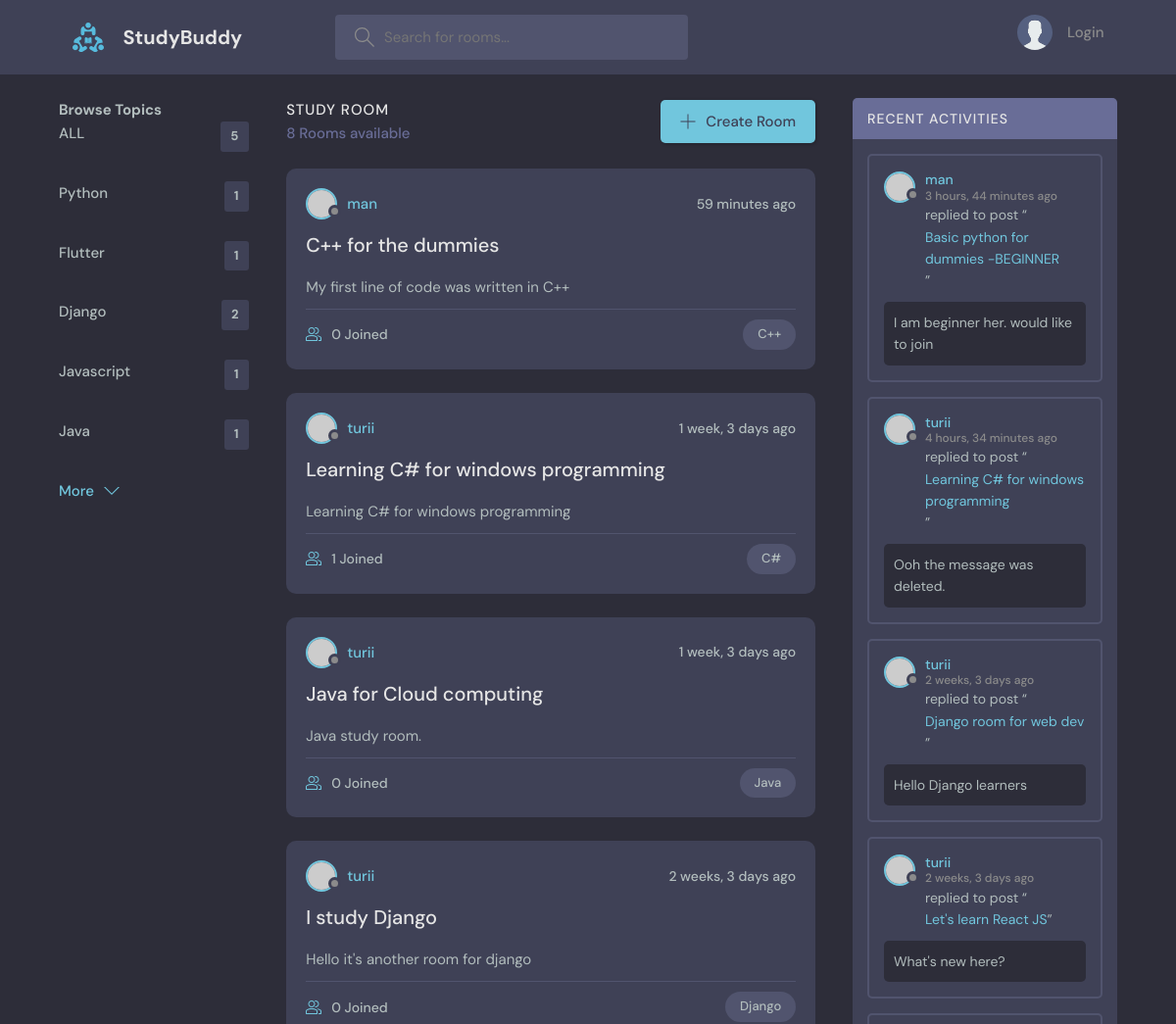
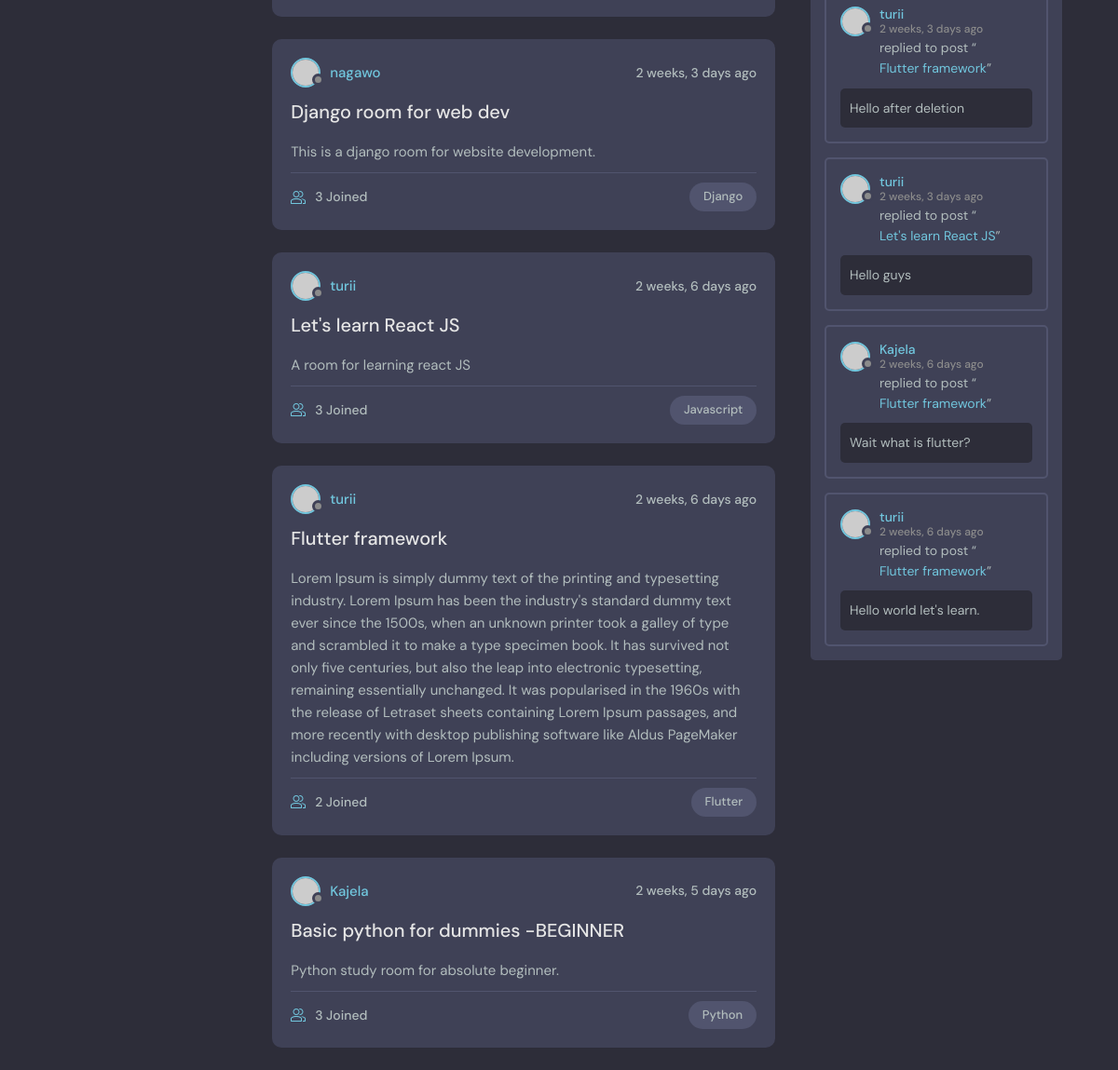
The page / on the database its author committed (2 pictures, top to bottom).
### base/models.py (models this page shows, shortened)
class Topic(models.Model):
    name = models.CharField(max_length=200)

class Room(models.Model):
    host =  models.ForeignKey(User, on_delete=models.SET_NULL,null=True)
    topic =  models.ForeignKey(Topic, on_delete=models.SET_NULL,null=True)
    name = models.CharField(max_length=200)
    description = models.TextField(null=True, blank=True)
    participants = models.ManyToManyField(User, related_name='participants', blank=True)
    updated = models.DateTimeField(auto_now=True)
    created = models.DateTimeField(auto_now_add=True)
    class Meta():
        ordering = ['-updated', '-created']
    def __str__(self):
        return self.name

class Message(models.Model):
    user = models.ForeignKey(User, on_delete=models.CASCADE)
    room = models.ForeignKey(Room, on_delete=models.CASCADE)
    body = models.TextField()
    updated = models.DateTimeField(auto_now=True)
    created = models.DateTimeField(auto_now_add=True)
    class Meta():
        ordering = ['-updated', '-created']
    def __str__(self):
        return self.body[0:50]

### base/views.py (the view)
# urls.py: path('', views.home, name="home"),
def home(request):
    q = request.GET.get('q') if request.GET.get('q') != None else ''
    rooms = Room.objects.filter(
        Q(topic__name__icontains=q) |
        Q(name__icontains=q) |
        Q(description__icontains=q)
        )
    topics = Topic.objects.all()[0:5]
    room_count = rooms.count()
    room_messages = Message.objects.filter(Q(room__topic__name__icontains=q))
    context = {'rooms': rooms,
               'topics': topics,
               'room_count': room_count,
               'room_messages': room_messages,
               }
    return render(request, 'base/home.html', context)

### base/templates/base/home.html (shortened to what this page needs)
{% extends 'main.html' %}
{% block content %}
    <main class="layout layout--3">
      <div class="container">
         {% include 'base/topics_component.html' %}
        <div class="roomList">
          <div class="roomList__header">
            <div>
              <h2>Study Room</h2>
              <p>{{room_count}} Rooms available</p>
            </div>
            <a class="btn btn--main" href="{% url 'create-room' %}">
              <svg version="1.1" xmlns="http://www.w3.org/2000/svg" width="32" height="32" viewBox="0 0 32 32">
                <title>add</title>
                <path
                  d="M16.943 0.943h-1.885v14.115h-14.115v1.885h14.115v14.115h1.885v-14.115h14.115v-1.885h-14.115v-14.115z"
                ></path>
              </svg>
              Create Room
            </a>
          </div>
          {% include 'base/feed_component.html' %}
        </div>
        {% include 'base/activity_component.html' %}
      </div>
    </main>
    {% endblock %}

### base/templates/base/topics_component.html
<div class="topics">
    <div class="toipcs__header">
          <h2>Browse Topics</h2>
    </div>
          <ul class="topics__list">
              <li><a href="{% url 'home' %}">ALL <span>{{topics.count}}</span></a></li>
            {% for topic in topics %}
            <li>
                <a href="{% url 'home' %}?q={{topic.name}}">{{topic.name}} <span>{{topic.room_set.all.count}}</span></a>
            </li>
        {% endfor %}
          </ul>
          <a class="btn btn--link" href="{% url 'topics' %}">
            More
            <svg version="1.1" xmlns="http://www.w3.org/2000/svg" width="32" height="32" viewBox="0 0 32 32">
              <title>chevron-down</title>
              <path d="M16 21l-13-13h-3l16 16 16-16h-3l-13 13z"></path>
            </svg>
          </a>
</div>

### base/templates/base/feed_component.html (shortened to what this page needs)
{% for room in rooms %}
<div class="roomListRoom">
  <div class="roomListRoom__header">
    <a href="{% url 'profile' room.host.id %}" class="roomListRoom__author">
      <div class="avatar avatar--small">
        <img src="https://randomuser.me/api/portraits/women/11.jpg" />
      </div>
      <span>{{room.host.username}}</span>
    </a>
    <div class="roomListRoom__actions">
      <span>{{room.created|timesince}} ago</span>
    </div>
  </div>
  <div class="roomListRoom__content">
    <a href="{% url 'room' room.id %}">{{room.name}}</a>
    <p>
      {{room.description}}
    </p>
  </div>
  <div class="roomListRoom__meta">
    <a href="room.html" class="roomListRoom__joined">
      {{room.participants.all.count}} Joined
    </a>
    <p class="roomListRoom__topic">{{room.topic.name}}</p>
  </div>
</div>
{% endfor %}

### base/templates/base/activity_component.html (shortened to what this page needs)
<div class="activities">
    <div class="activities__header">
      <h2>Recent Activities</h2>
    </div>
    {% for room_message in room_messages %}
    <div class="activities__box">
      <div class="activities__boxHeader roomListRoom__header">
        <a href="{% url 'profile' room_message.user.id %}" class="roomListRoom__author">
          <div class="avatar avatar--small">
            <img src="https://randomuser.me/api/portraits/women/11.jpg" />
          </div>
          <p>
            {{room_message.user}}
            <span>{{room_message.created|timesince}} ago</span>
          </p>
        </a>
      </div>
      <div class="activities__boxContent">
        <p>replied to post “<a href="{% url 'room' room_message.room.id %}">{{room_message.room}}</a>”</p>
        <div class="activities__boxRoomContent">
          {{room_message.body}}
        </div>
      </div>
    </div>
    {% endfor %}
  </div>

### rows shown on the page
Topic: name "Python", room_set.all.count "1"
Topic: name "Flutter", room_set.all.count "1"
Topic: name "Django", room_set.all.count "2"
Topic: name "Javascript", room_set.all.count "1"
Topic: name "Java", room_set.all.count "1"
Room: host.username "man", created "59 minutes", name "C++ for the dummies", description "My first line of code was written in C++", participants.all.count "0", topic.name "C++"
Room: host.username "turii", created "1 week, 3 days", name "Learning C# for windows programming", description "Learning C# for windows programming", participants.all.count "1", topic.name "C#"
Room: host.username "turii", created "1 week, 3 days", name "Java for Cloud computing", description "Java study room.", participants.all.count "0", topic.name "Java"
Room: host.username "turii", created "2 weeks, 3 days", name "I study Django", description "Hello it's another room for django", participants.all.count "0", topic.name "Django"
Room: host.username "nagawo", created "2 weeks, 3 days", name "Django room for web dev", description "This is a django room for website development.", participants.all.count "3", topic.name "Django"
Room: host.username "turii", created "2 weeks, 6 days", name "Let's learn React JS", description "A room for learning react JS", participants.all.count "3", topic.name "Javascript"
Room: host.username "turii", created "2 weeks, 6 days", name "Flutter framework", description "Lorem Ipsum is simply dummy text of the printing and typesetting industry. Lorem Ipsum has been the industry's standard dummy text ever since the 1500s, when an unknown printer took a galley of type and scrambled it to make a type specimen book. It has survived not only five centuries, but also the leap into electronic typesetting, remaining essentially unchanged. It was popularised in the 1960s with the release of Letraset sheets containing Lorem Ipsum passages, and more recently with desktop publishing software like Aldus PageMaker including versions of Lorem Ipsum.", participants.all.count "2", topic.name "Flutter"
Room: host.username "Kajela", created "2 weeks, 5 days", name "Basic python for dummies -BEGINNER", description "Python study room for absolute beginner.", participants.all.count "3", topic.name "Python"
Message: user "man", created "3 hours, 44 minutes", room "Basic python for dummies -BEGINNER", body "I am beginner her. would like to join"
Message: user "turii", created "4 hours, 34 minutes", room "Learning C# for windows programming", body "Ooh the message was deleted."
Message: user "turii", created "2 weeks, 3 days", room "Django room for web dev", body "Hello Django learners"
Message: user "turii", created "2 weeks, 3 days", room "Let's learn React JS", body "What's new here?"
Message: user "turii", created "2 weeks, 3 days", room "Flutter framework", body "Hello after deletion"
Message: user "turii", created "2 weeks, 3 days", room "Let's learn React JS", body "Hello guys"
Message: user "Kajela", created "2 weeks, 6 days", room "Flutter framework", body "Wait what is flutter?"
Message: user "turii", created "2 weeks, 6 days", room "Flutter framework", body "Hello world let's learn."

### other values the page prints
{{ topics.count }} "5"
{{ room_count }} "8"
